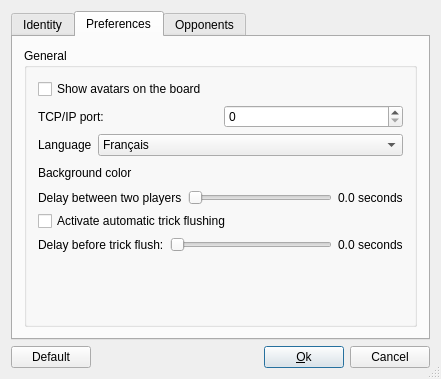
<?xml version="1.0" encoding="UTF-8"?>
<ui version="4.0">
 <class>OptionsUI</class>
 <widget class="QDialog" name="OptionsUI">
  <property name="geometry">
   <rect>
    <x>0</x>
    <y>0</y>
    <width>441</width>
    <height>379</height>
   </rect>
  </property>
  <property name="sizePolicy">
   <sizepolicy hsizetype="Expanding" vsizetype="Expanding">
    <horstretch>0</horstretch>
    <verstretch>0</verstretch>
   </sizepolicy>
  </property>
  <property name="windowTitle">
   <string>Options</string>
  </property>
  <property name="sizeGripEnabled">
   <bool>true</bool>
  </property>
  <layout class="QGridLayout" name="gridLayout_4">
   <item row="0" column="0">
    <widget class="QTabWidget" name="tabWidget_2">
     <property name="currentIndex">
      <number>1</number>
     </property>
     <widget class="QWidget" name="tab_2">
      <attribute name="title">
       <string>Identity</string>
      </attribute>
      <layout class="QGridLayout" name="gridLayout_5">
       <item row="0" column="0">
        <widget class="QGroupBox" name="groupBox_6">
         <property name="title">
          <string>Identity</string>
         </property>
         <layout class="QGridLayout" name="gridLayout_6">
          <item row="0" column="0">
           <layout class="QHBoxLayout" name="horizontalLayout_4">
            <item>
             <layout class="QHBoxLayout" name="_6">
              <property name="spacing">
               <number>6</number>
              </property>
              <property name="leftMargin">
               <number>0</number>
              </property>
              <property name="topMargin">
               <number>0</number>
              </property>
              <property name="rightMargin">
               <number>0</number>
              </property>
              <property name="bottomMargin">
               <number>0</number>
              </property>
              <item>
               <layout class="QVBoxLayout" name="_7">
                <property name="spacing">
                 <number>6</number>
                </property>
                <property name="leftMargin">
                 <number>0</number>
                </property>
                <property name="topMargin">
                 <number>0</number>
                </property>
                <property name="rightMargin">
                 <number>0</number>
                </property>
                <property name="bottomMargin">
                 <number>0</number>
                </property>
                <item>
                 <widget class="QLabel" name="pixSud">
                  <property name="minimumSize">
                   <size>
                    <width>40</width>
                    <height>40</height>
                   </size>
                  </property>
                  <property name="maximumSize">
                   <size>
                    <width>40</width>
                    <height>40</height>
                   </size>
                  </property>
                  <property name="frameShape">
                   <enum>QFrame::Box</enum>
                  </property>
                  <property name="frameShadow">
                   <enum>QFrame::Plain</enum>
                  </property>
                  <property name="text">
                   <string/>
                  </property>
                  <property name="scaledContents">
                   <bool>true</bool>
                  </property>
                  <property name="alignment">
                   <set>Qt::AlignLeading|Qt::AlignLeft|Qt::AlignVCenter</set>
                  </property>
                 </widget>
                </item>
                <item>
                 <widget class="QPushButton" name="btnPixSud">
                  <property name="minimumSize">
                   <size>
                    <width>40</width>
                    <height>0</height>
                   </size>
                  </property>
                  <property name="text">
                   <string/>
                  </property>
                  <property name="icon">
                   <iconset resource="../data/data.qrc">
                    <normaloff>:/images/fileopen.png</normaloff>:/images/fileopen.png</iconset>
                  </property>
                  <property name="autoDefault">
                   <bool>false</bool>
                  </property>
                 </widget>
                </item>
               </layout>
              </item>
              <item>
               <spacer>
                <property name="orientation">
                 <enum>Qt::Horizontal</enum>
                </property>
                <property name="sizeHint" stdset="0">
                 <size>
                  <width>40</width>
                  <height>20</height>
                 </size>
                </property>
               </spacer>
              </item>
              <item>
               <widget class="QGroupBox" name="groupBox_7">
                <property name="title">
                 <string>Genre</string>
                </property>
                <layout class="QGridLayout" name="_8">
                 <property name="leftMargin">
                  <number>9</number>
                 </property>
                 <property name="topMargin">
                  <number>9</number>
                 </property>
                 <property name="rightMargin">
                  <number>9</number>
                 </property>
                 <property name="bottomMargin">
                  <number>9</number>
                 </property>
                 <property name="spacing">
                  <number>6</number>
                 </property>
                 <item row="0" column="0">
                  <layout class="QVBoxLayout" name="_9">
                   <property name="spacing">
                    <number>6</number>
                   </property>
                   <property name="leftMargin">
                    <number>0</number>
                   </property>
                   <property name="topMargin">
                    <number>0</number>
                   </property>
                   <property name="rightMargin">
                    <number>0</number>
                   </property>
                   <property name="bottomMargin">
                    <number>0</number>
                   </property>
                   <item>
                    <widget class="QRadioButton" name="sexeM">
                     <property name="text">
                      <string>Male</string>
                     </property>
                    </widget>
                   </item>
                   <item>
                    <widget class="QRadioButton" name="sexeF">
                     <property name="text">
                      <string>Female</string>
                     </property>
                    </widget>
                   </item>
                  </layout>
                 </item>
                </layout>
               </widget>
              </item>
             </layout>
            </item>
            <item>
             <spacer>
              <property name="orientation">
               <enum>Qt::Horizontal</enum>
              </property>
              <property name="sizeHint" stdset="0">
               <size>
                <width>40</width>
                <height>20</height>
               </size>
              </property>
             </spacer>
            </item>
           </layout>
          </item>
          <item row="1" column="0">
           <layout class="QHBoxLayout" name="_10">
            <property name="spacing">
             <number>6</number>
            </property>
            <property name="leftMargin">
             <number>0</number>
            </property>
            <property name="topMargin">
             <number>0</number>
            </property>
            <property name="rightMargin">
             <number>0</number>
            </property>
            <property name="bottomMargin">
             <number>0</number>
            </property>
            <item>
             <widget class="QLabel" name="TextLabel2_3_2">
              <property name="text">
               <string>Nick name:</string>
              </property>
              <property name="alignment">
               <set>Qt::AlignLeading|Qt::AlignLeft|Qt::AlignVCenter</set>
              </property>
             </widget>
            </item>
            <item>
             <widget class="QLineEdit" name="nomJoueurSud">
              <property name="enabled">
               <bool>true</bool>
              </property>
              <property name="maxLength">
               <number>10</number>
              </property>
             </widget>
            </item>
           </layout>
          </item>
          <item row="2" column="0">
           <layout class="QHBoxLayout" name="_11">
            <property name="spacing">
             <number>6</number>
            </property>
            <property name="leftMargin">
             <number>0</number>
            </property>
            <property name="topMargin">
             <number>0</number>
            </property>
            <property name="rightMargin">
             <number>0</number>
            </property>
            <property name="bottomMargin">
             <number>0</number>
            </property>
            <item>
             <widget class="QLabel" name="TextLabel3_2_2">
              <property name="text">
               <string>Quote:</string>
              </property>
             </widget>
            </item>
            <item>
             <widget class="QLineEdit" name="citationSud">
              <property name="enabled">
               <bool>true</bool>
              </property>
              <property name="locale">
               <locale language="French" country="France"/>
              </property>
              <property name="maxLength">
               <number>100</number>
              </property>
             </widget>
            </item>
           </layout>
          </item>
          <item row="3" column="0">
           <spacer>
            <property name="orientation">
             <enum>Qt::Vertical</enum>
            </property>
            <property name="sizeHint" stdset="0">
             <size>
              <width>20</width>
              <height>40</height>
             </size>
            </property>
           </spacer>
          </item>
         </layout>
        </widget>
       </item>
      </layout>
     </widget>
     <widget class="QWidget" name="tab">
      <attribute name="title">
       <string>Preferences</string>
      </attribute>
      <layout class="QGridLayout" name="gridLayout_2">
       <item row="1" column="0">
        <widget class="QGroupBox" name="groupBox_10">
         <property name="title">
          <string>General</string>
         </property>
         <layout class="QVBoxLayout" name="verticalLayout">
          <item>
           <widget class="QCheckBox" name="afficheAvatars">
            <property name="text">
             <string>Show avatars on the board</string>
            </property>
           </widget>
          </item>
          <item>
           <layout class="QHBoxLayout" name="_13">
            <property name="spacing">
             <number>6</number>
            </property>
            <property name="leftMargin">
             <number>0</number>
            </property>
            <property name="topMargin">
             <number>0</number>
            </property>
            <property name="rightMargin">
             <number>0</number>
            </property>
            <property name="bottomMargin">
             <number>0</number>
            </property>
            <item>
             <widget class="QLabel" name="TextLabel1_3">
              <property name="text">
               <string>TCP/IP port:</string>
              </property>
             </widget>
            </item>
            <item>
             <widget class="QSpinBox" name="portReseau">
              <property name="maximum">
               <number>999999</number>
              </property>
             </widget>
            </item>
           </layout>
          </item>
          <item>
           <layout class="QHBoxLayout" name="_14">
            <property name="spacing">
             <number>6</number>
            </property>
            <property name="leftMargin">
             <number>0</number>
            </property>
            <property name="topMargin">
             <number>0</number>
            </property>
            <property name="rightMargin">
             <number>0</number>
            </property>
            <property name="bottomMargin">
             <number>0</number>
            </property>
            <item>
             <widget class="QLabel" name="label_4">
              <property name="sizePolicy">
               <sizepolicy hsizetype="Minimum" vsizetype="Preferred">
                <horstretch>0</horstretch>
                <verstretch>0</verstretch>
               </sizepolicy>
              </property>
              <property name="text">
               <string>Language</string>
              </property>
             </widget>
            </item>
            <item>
             <widget class="QComboBox" name="langList">
              <property name="sizePolicy">
               <sizepolicy hsizetype="MinimumExpanding" vsizetype="Fixed">
                <horstretch>0</horstretch>
                <verstretch>0</verstretch>
               </sizepolicy>
              </property>
              <property name="iconSize">
               <size>
                <width>15</width>
                <height>15</height>
               </size>
              </property>
              <item>
               <property name="text">
                <string>Français</string>
               </property>
              </item>
              <item>
               <property name="text">
                <string>English</string>
               </property>
              </item>
             </widget>
            </item>
           </layout>
          </item>
          <item>
           <layout class="QHBoxLayout" name="horizontalLayout_3">
            <item>
             <widget class="QLabel" name="label">
              <property name="text">
               <string>Background color</string>
              </property>
             </widget>
            </item>
            <item>
             <spacer name="horizontalSpacer">
              <property name="orientation">
               <enum>Qt::Horizontal</enum>
              </property>
              <property name="sizeHint" stdset="0">
               <size>
                <width>40</width>
                <height>20</height>
               </size>
              </property>
             </spacer>
            </item>
            <item>
             <widget class="QPushButton" name="tapisColor">
              <property name="text">
               <string/>
              </property>
              <property name="flat">
               <bool>true</bool>
              </property>
             </widget>
            </item>
           </layout>
          </item>
          <item>
           <layout class="QHBoxLayout" name="horizontalLayout">
            <item>
             <widget class="QLabel" name="TextLabel1">
              <property name="text">
               <string>Delay between two players</string>
              </property>
             </widget>
            </item>
            <item>
             <widget class="QSlider" name="slider1">
              <property name="maximum">
               <number>5000</number>
              </property>
              <property name="singleStep">
               <number>100</number>
              </property>
              <property name="pageStep">
               <number>100</number>
              </property>
              <property name="orientation">
               <enum>Qt::Horizontal</enum>
              </property>
             </widget>
            </item>
            <item>
             <widget class="QLabel" name="temps1">
              <property name="text">
               <string>0.0 seconds</string>
              </property>
              <property name="scaledContents">
               <bool>false</bool>
              </property>
              <property name="alignment">
               <set>Qt::AlignLeading|Qt::AlignLeft|Qt::AlignVCenter</set>
              </property>
             </widget>
            </item>
           </layout>
          </item>
          <item>
           <widget class="QCheckBox" name="clic">
            <property name="text">
             <string>Activate automatic trick flushing</string>
            </property>
           </widget>
          </item>
          <item>
           <layout class="QHBoxLayout" name="horizontalLayout_5">
            <item>
             <widget class="QLabel" name="label2">
              <property name="text">
               <string>Delay before trick flush:</string>
              </property>
             </widget>
            </item>
            <item>
             <widget class="QSlider" name="slider2">
              <property name="maximum">
               <number>5000</number>
              </property>
              <property name="singleStep">
               <number>100</number>
              </property>
              <property name="pageStep">
               <number>100</number>
              </property>
              <property name="orientation">
               <enum>Qt::Horizontal</enum>
              </property>
             </widget>
            </item>
            <item>
             <widget class="QLabel" name="temps2">
              <property name="text">
               <string>0.0 seconds</string>
              </property>
             </widget>
            </item>
           </layout>
          </item>
          <item>
           <spacer name="verticalSpacer_2">
            <property name="orientation">
             <enum>Qt::Vertical</enum>
            </property>
            <property name="sizeHint" stdset="0">
             <size>
              <width>20</width>
              <height>56</height>
             </size>
            </property>
           </spacer>
          </item>
         </layout>
        </widget>
       </item>
      </layout>
     </widget>
     <widget class="QWidget" name="tab_5">
      <attribute name="title">
       <string>Opponents</string>
      </attribute>
      <layout class="QGridLayout" name="gridLayout_3">
       <item row="0" column="0">
        <spacer name="horizontalSpacer_2">
         <property name="orientation">
          <enum>Qt::Horizontal</enum>
         </property>
         <property name="sizeHint" stdset="0">
          <size>
           <width>71</width>
           <height>20</height>
          </size>
         </property>
        </spacer>
       </item>
       <item row="0" column="1" colspan="2">
        <widget class="QGroupBox" name="groupBox_3">
         <property name="title">
          <string>North player</string>
         </property>
         <layout class="QGridLayout" name="_20">
          <property name="leftMargin">
           <number>8</number>
          </property>
          <property name="topMargin">
           <number>8</number>
          </property>
          <property name="rightMargin">
           <number>8</number>
          </property>
          <property name="bottomMargin">
           <number>8</number>
          </property>
          <property name="spacing">
           <number>6</number>
          </property>
          <item row="0" column="0">
           <layout class="QVBoxLayout" name="_21">
            <property name="spacing">
             <number>6</number>
            </property>
            <property name="leftMargin">
             <number>0</number>
            </property>
            <property name="topMargin">
             <number>0</number>
            </property>
            <property name="rightMargin">
             <number>0</number>
            </property>
            <property name="bottomMargin">
             <number>0</number>
            </property>
            <item>
             <widget class="QLabel" name="label_2_2">
              <property name="text">
               <string>Name</string>
              </property>
             </widget>
            </item>
            <item>
             <widget class="QLabel" name="label_3_2">
              <property name="text">
               <string>Level</string>
              </property>
             </widget>
            </item>
           </layout>
          </item>
          <item row="0" column="2">
           <layout class="QVBoxLayout" name="_22">
            <property name="spacing">
             <number>6</number>
            </property>
            <property name="leftMargin">
             <number>0</number>
            </property>
            <property name="topMargin">
             <number>0</number>
            </property>
            <property name="rightMargin">
             <number>0</number>
            </property>
            <property name="bottomMargin">
             <number>0</number>
            </property>
            <item>
             <widget class="QLabel" name="pixNord">
              <property name="minimumSize">
               <size>
                <width>40</width>
                <height>40</height>
               </size>
              </property>
              <property name="maximumSize">
               <size>
                <width>40</width>
                <height>40</height>
               </size>
              </property>
              <property name="frameShape">
               <enum>QFrame::Box</enum>
              </property>
              <property name="frameShadow">
               <enum>QFrame::Plain</enum>
              </property>
              <property name="scaledContents">
               <bool>true</bool>
              </property>
             </widget>
            </item>
            <item>
             <widget class="QPushButton" name="btnPixNord">
              <property name="maximumSize">
               <size>
                <width>40</width>
                <height>16777215</height>
               </size>
              </property>
              <property name="text">
               <string/>
              </property>
              <property name="icon">
               <iconset resource="../data/data.qrc">
                <normaloff>:/images/fileopen.png</normaloff>:/images/fileopen.png</iconset>
              </property>
             </widget>
            </item>
           </layout>
          </item>
          <item row="0" column="1">
           <layout class="QVBoxLayout" name="_23">
            <property name="spacing">
             <number>6</number>
            </property>
            <property name="leftMargin">
             <number>0</number>
            </property>
            <property name="topMargin">
             <number>0</number>
            </property>
            <property name="rightMargin">
             <number>0</number>
            </property>
            <property name="bottomMargin">
             <number>0</number>
            </property>
            <item>
             <widget class="QLineEdit" name="nomJoueurNord">
              <property name="enabled">
               <bool>true</bool>
              </property>
              <property name="maxLength">
               <number>10</number>
              </property>
             </widget>
            </item>
            <item>
             <widget class="QComboBox" name="niveauNord"/>
            </item>
           </layout>
          </item>
         </layout>
        </widget>
       </item>
       <item row="0" column="3">
        <spacer name="horizontalSpacer_3">
         <property name="orientation">
          <enum>Qt::Horizontal</enum>
         </property>
         <property name="sizeHint" stdset="0">
          <size>
           <width>72</width>
           <height>20</height>
          </size>
         </property>
        </spacer>
       </item>
       <item row="1" column="0" colspan="2">
        <widget class="QGroupBox" name="groupBox_4">
         <property name="title">
          <string>West player</string>
         </property>
         <layout class="QGridLayout" name="_24">
          <property name="leftMargin">
           <number>8</number>
          </property>
          <property name="topMargin">
           <number>8</number>
          </property>
          <property name="rightMargin">
           <number>8</number>
          </property>
          <property name="bottomMargin">
           <number>8</number>
          </property>
          <property name="spacing">
           <number>6</number>
          </property>
          <item row="0" column="0">
           <layout class="QVBoxLayout" name="_25">
            <property name="spacing">
             <number>6</number>
            </property>
            <property name="leftMargin">
             <number>0</number>
            </property>
            <property name="topMargin">
             <number>0</number>
            </property>
            <property name="rightMargin">
             <number>0</number>
            </property>
            <property name="bottomMargin">
             <number>0</number>
            </property>
            <item>
             <widget class="QLabel" name="label_2_3">
              <property name="text">
               <string>Name</string>
              </property>
             </widget>
            </item>
            <item>
             <widget class="QLabel" name="label_3_3">
              <property name="text">
               <string>Level</string>
              </property>
             </widget>
            </item>
           </layout>
          </item>
          <item row="0" column="1">
           <layout class="QVBoxLayout" name="_26">
            <property name="spacing">
             <number>6</number>
            </property>
            <property name="leftMargin">
             <number>0</number>
            </property>
            <property name="topMargin">
             <number>0</number>
            </property>
            <property name="rightMargin">
             <number>0</number>
            </property>
            <property name="bottomMargin">
             <number>0</number>
            </property>
            <item>
             <widget class="QLineEdit" name="nomJoueurOuest">
              <property name="enabled">
               <bool>true</bool>
              </property>
              <property name="maxLength">
               <number>10</number>
              </property>
             </widget>
            </item>
            <item>
             <widget class="QComboBox" name="niveauOuest"/>
            </item>
           </layout>
          </item>
          <item row="0" column="2">
           <layout class="QVBoxLayout" name="_27">
            <property name="spacing">
             <number>6</number>
            </property>
            <property name="leftMargin">
             <number>0</number>
            </property>
            <property name="topMargin">
             <number>0</number>
            </property>
            <property name="rightMargin">
             <number>0</number>
            </property>
            <property name="bottomMargin">
             <number>0</number>
            </property>
            <item>
             <widget class="QLabel" name="pixOuest">
              <property name="minimumSize">
               <size>
                <width>40</width>
                <height>40</height>
               </size>
              </property>
              <property name="maximumSize">
               <size>
                <width>40</width>
                <height>40</height>
               </size>
              </property>
              <property name="frameShape">
               <enum>QFrame::Box</enum>
              </property>
              <property name="frameShadow">
               <enum>QFrame::Plain</enum>
              </property>
              <property name="scaledContents">
               <bool>true</bool>
              </property>
             </widget>
            </item>
            <item>
             <widget class="QPushButton" name="btnPixOuest">
              <property name="maximumSize">
               <size>
                <width>40</width>
                <height>16777215</height>
               </size>
              </property>
              <property name="text">
               <string/>
              </property>
              <property name="icon">
               <iconset resource="../data/data.qrc">
                <normaloff>:/images/fileopen.png</normaloff>:/images/fileopen.png</iconset>
              </property>
              <property name="autoDefault">
               <bool>true</bool>
              </property>
              <property name="default">
               <bool>false</bool>
              </property>
             </widget>
            </item>
           </layout>
          </item>
         </layout>
        </widget>
       </item>
       <item row="1" column="2" colspan="2">
        <widget class="QGroupBox" name="groupBox_2">
         <property name="title">
          <string>East player</string>
         </property>
         <layout class="QGridLayout" name="_16">
          <property name="leftMargin">
           <number>8</number>
          </property>
          <property name="topMargin">
           <number>8</number>
          </property>
          <property name="rightMargin">
           <number>8</number>
          </property>
          <property name="bottomMargin">
           <number>8</number>
          </property>
          <property name="spacing">
           <number>6</number>
          </property>
          <item row="0" column="2">
           <layout class="QVBoxLayout" name="_17">
            <property name="spacing">
             <number>6</number>
            </property>
            <property name="leftMargin">
             <number>0</number>
            </property>
            <property name="topMargin">
             <number>0</number>
            </property>
            <property name="rightMargin">
             <number>0</number>
            </property>
            <property name="bottomMargin">
             <number>0</number>
            </property>
            <item>
             <widget class="QLabel" name="pixEst">
              <property name="minimumSize">
               <size>
                <width>40</width>
                <height>40</height>
               </size>
              </property>
              <property name="maximumSize">
               <size>
                <width>40</width>
                <height>40</height>
               </size>
              </property>
              <property name="frameShape">
               <enum>QFrame::Box</enum>
              </property>
              <property name="frameShadow">
               <enum>QFrame::Plain</enum>
              </property>
              <property name="scaledContents">
               <bool>true</bool>
              </property>
             </widget>
            </item>
            <item>
             <widget class="QPushButton" name="btnPixEst">
              <property name="maximumSize">
               <size>
                <width>40</width>
                <height>16777215</height>
               </size>
              </property>
              <property name="text">
               <string/>
              </property>
              <property name="icon">
               <iconset resource="../data/data.qrc">
                <normaloff>:/images/fileopen.png</normaloff>:/images/fileopen.png</iconset>
              </property>
             </widget>
            </item>
           </layout>
          </item>
          <item row="0" column="1">
           <layout class="QVBoxLayout" name="_18">
            <property name="spacing">
             <number>6</number>
            </property>
            <property name="leftMargin">
             <number>0</number>
            </property>
            <property name="topMargin">
             <number>0</number>
            </property>
            <property name="rightMargin">
             <number>0</number>
            </property>
            <property name="bottomMargin">
             <number>0</number>
            </property>
            <item>
             <widget class="QLineEdit" name="nomJoueurEst">
              <property name="enabled">
               <bool>true</bool>
              </property>
              <property name="maxLength">
               <number>10</number>
              </property>
             </widget>
            </item>
            <item>
             <widget class="QComboBox" name="niveauEst"/>
            </item>
           </layout>
          </item>
          <item row="0" column="0">
           <layout class="QVBoxLayout" name="_19">
            <property name="spacing">
             <number>6</number>
            </property>
            <property name="leftMargin">
             <number>0</number>
            </property>
            <property name="topMargin">
             <number>0</number>
            </property>
            <property name="rightMargin">
             <number>0</number>
            </property>
            <property name="bottomMargin">
             <number>0</number>
            </property>
            <item>
             <widget class="QLabel" name="label_2">
              <property name="text">
               <string>Name</string>
              </property>
             </widget>
            </item>
            <item>
             <widget class="QLabel" name="label_3">
              <property name="text">
               <string>Level</string>
              </property>
             </widget>
            </item>
           </layout>
          </item>
         </layout>
        </widget>
       </item>
       <item row="2" column="1" colspan="2">
        <spacer name="verticalSpacer">
         <property name="orientation">
          <enum>Qt::Vertical</enum>
         </property>
         <property name="sizeHint" stdset="0">
          <size>
           <width>20</width>
           <height>53</height>
          </size>
         </property>
        </spacer>
       </item>
      </layout>
     </widget>
    </widget>
   </item>
   <item row="1" column="0">
    <layout class="QHBoxLayout" name="horizontalLayout_2">
     <item>
      <widget class="QPushButton" name="btnDefaut">
       <property name="text">
        <string>Default</string>
       </property>
      </widget>
     </item>
     <item>
      <spacer>
       <property name="orientation">
        <enum>Qt::Horizontal</enum>
       </property>
       <property name="sizeType">
        <enum>QSizePolicy::Expanding</enum>
       </property>
       <property name="sizeHint" stdset="0">
        <size>
         <width>20</width>
         <height>20</height>
        </size>
       </property>
      </spacer>
     </item>
     <item>
      <widget class="QPushButton" name="btnOk">
       <property name="text">
        <string>&amp;Ok</string>
       </property>
       <property name="shortcut">
        <string>Alt+O</string>
       </property>
       <property name="autoDefault">
        <bool>true</bool>
       </property>
       <property name="default">
        <bool>true</bool>
       </property>
      </widget>
     </item>
     <item>
      <widget class="QPushButton" name="btnAnnuler">
       <property name="text">
        <string>Cancel</string>
       </property>
       <property name="autoDefault">
        <bool>true</bool>
       </property>
      </widget>
     </item>
    </layout>
   </item>
  </layout>
 </widget>
 <layoutdefault spacing="6" margin="11"/>
 <tabstops>
  <tabstop>btnOk</tabstop>
  <tabstop>btnDefaut</tabstop>
  <tabstop>btnAnnuler</tabstop>
 </tabstops>
 <resources>
  <include location="../data/data.qrc"/>
 </resources>
 <connections>
  <connection>
   <sender>btnOk</sender>
   <signal>clicked()</signal>
   <receiver>OptionsUI</receiver>
   <slot>accept()</slot>
   <hints>
    <hint type="sourcelabel">
     <x>464</x>
     <y>487</y>
    </hint>
    <hint type="destinationlabel">
     <x>200</x>
     <y>444</y>
    </hint>
   </hints>
  </connection>
  <connection>
   <sender>btnAnnuler</sender>
   <signal>clicked()</signal>
   <receiver>OptionsUI</receiver>
   <slot>reject()</slot>
   <hints>
    <hint type="sourcelabel">
     <x>552</x>
     <y>487</y>
    </hint>
    <hint type="destinationlabel">
     <x>282</x>
     <y>441</y>
    </hint>
   </hints>
  </connection>
 </connections>
</ui>
